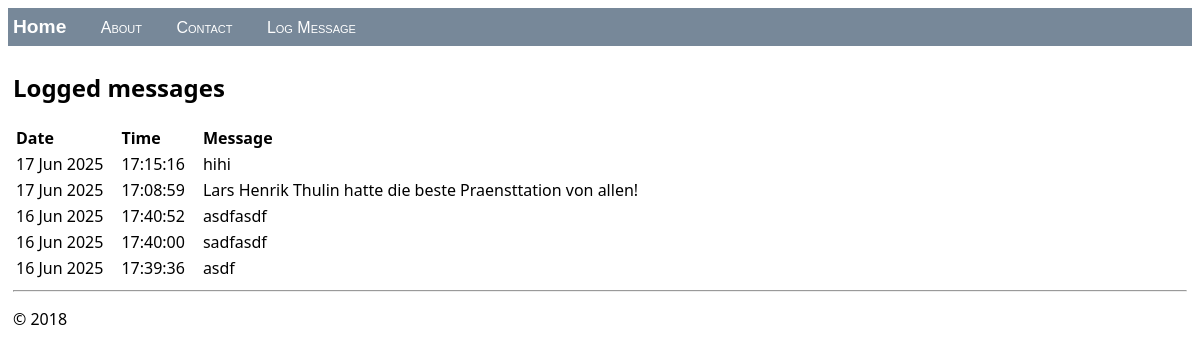
Before: / with the older database file.
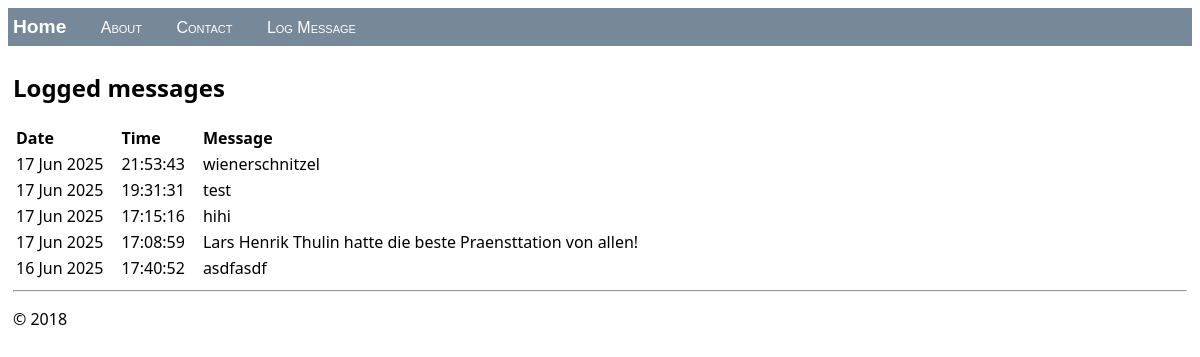
After: the same page with the newer database file.
### hello/models.py (models this page shows, shortened)
class LogMessage(models.Model):
    message = models.CharField(max_length=300)
    log_date = models.DateTimeField("date logged")

### hello/views.py (the view)
class HomeListView(ListView):
    model = LogMessage
    def get_context_data(self, **kwargs):
        context = super(HomeListView, self).get_context_data(**kwargs)
        return context

### hello/templates/hello/home.html (shortened to what this page needs)
{% extends "hello/layout.html" %}
{% block content %}
    <h2>Logged messages</h2>
    {% if message_list %}
        <table class="message_list">
            <thead>
            <tr>
                <th>Date</th>
                <th>Time</th>
                <th>Message</th>
            </tr>
            </thead>
            <tbody>
            {% for message in message_list %}
                <tr>
                    <td>{{ message.log_date | date:'d M Y' }}</td>
                    <td>{{ message.log_date | time:'H:i:s' }}</td>
                    <td>
                        {{ message.message }}
                    </td>
                </tr>
            {% endfor %}
            </tbody>
        </table>
    {% else %}
        <p>No messages have been logged. Use the <a href="{% url 'log_message' %}">Log Message form</a>.</p>
    {% endif %}
{% endblock %}

Changed rows visible on the page:
no longer on this page (row unchanged): LogMessage: log_date "16 Jun 2025", log_date "17:40:00", message "sadfasdf"
no longer on this page (row unchanged): LogMessage: log_date "16 Jun 2025", log_date "17:39:36", message "asdf"
added LogMessage: log_date "17 Jun 2025", log_date "21:53:43", message "wienerschnitzel"
added LogMessage: log_date "17 Jun 2025", log_date "19:31:31", message "test"
